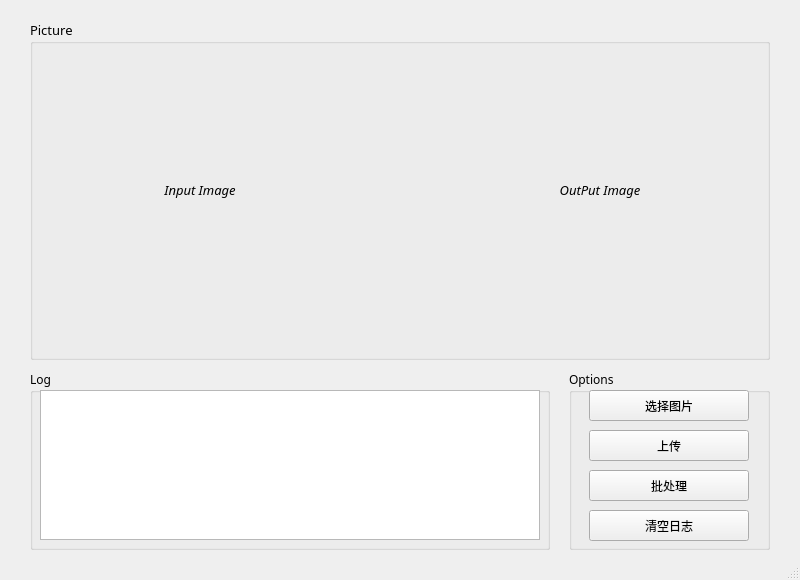
<?xml version="1.0" encoding="UTF-8"?>
<ui version="4.0">
 <class>MainWindow</class>
 <widget class="QMainWindow" name="MainWindow">
  <property name="geometry">
   <rect>
    <x>0</x>
    <y>0</y>
    <width>800</width>
    <height>580</height>
   </rect>
  </property>
  <property name="windowTitle">
   <string>MainWindow</string>
  </property>
  <widget class="QWidget" name="centralwidget">
   <widget class="QGroupBox" name="picture">
    <property name="geometry">
     <rect>
      <x>30</x>
      <y>20</y>
      <width>740</width>
      <height>340</height>
     </rect>
    </property>
    <property name="font">
     <font>
      <family>黑体</family>
      <pointsize>10</pointsize>
     </font>
    </property>
    <property name="title">
     <string>Picture</string>
    </property>
    <widget class="QLabel" name="InputImgBox">
     <property name="geometry">
      <rect>
       <x>20</x>
       <y>20</y>
       <width>300</width>
       <height>300</height>
      </rect>
     </property>
     <property name="font">
      <font>
       <family>微软雅黑</family>
       <pointsize>10</pointsize>
       <italic>true</italic>
      </font>
     </property>
     <property name="text">
      <string>Input Image</string>
     </property>
     <property name="alignment">
      <set>Qt::AlignCenter</set>
     </property>
    </widget>
    <widget class="QLabel" name="OutputImgBox">
     <property name="geometry">
      <rect>
       <x>420</x>
       <y>20</y>
       <width>300</width>
       <height>300</height>
      </rect>
     </property>
     <property name="font">
      <font>
       <family>微软雅黑</family>
       <pointsize>10</pointsize>
       <italic>true</italic>
      </font>
     </property>
     <property name="text">
      <string>OutPut Image</string>
     </property>
     <property name="alignment">
      <set>Qt::AlignCenter</set>
     </property>
    </widget>
   </widget>
   <widget class="QGroupBox" name="Log">
    <property name="geometry">
     <rect>
      <x>30</x>
      <y>370</y>
      <width>520</width>
      <height>180</height>
     </rect>
    </property>
    <property name="font">
     <font>
      <family>黑体</family>
     </font>
    </property>
    <property name="title">
     <string>Log</string>
    </property>
    <widget class="QTextBrowser" name="LogBox">
     <property name="geometry">
      <rect>
       <x>10</x>
       <y>20</y>
       <width>500</width>
       <height>150</height>
      </rect>
     </property>
    </widget>
   </widget>
   <widget class="QGroupBox" name="groupBox">
    <property name="geometry">
     <rect>
      <x>569</x>
      <y>370</y>
      <width>201</width>
      <height>180</height>
     </rect>
    </property>
    <property name="font">
     <font>
      <family>黑体</family>
     </font>
    </property>
    <property name="title">
     <string>Options</string>
    </property>
    <widget class="QPushButton" name="select_button">
     <property name="geometry">
      <rect>
       <x>20</x>
       <y>20</y>
       <width>160</width>
       <height>31</height>
      </rect>
     </property>
     <property name="text">
      <string>选择图片</string>
     </property>
    </widget>
    <widget class="QPushButton" name="UpLoad">
     <property name="geometry">
      <rect>
       <x>20</x>
       <y>60</y>
       <width>160</width>
       <height>31</height>
      </rect>
     </property>
     <property name="text">
      <string>上传</string>
     </property>
    </widget>
    <widget class="QPushButton" name="BatchButton">
     <property name="geometry">
      <rect>
       <x>20</x>
       <y>100</y>
       <width>160</width>
       <height>31</height>
      </rect>
     </property>
     <property name="text">
      <string>批处理</string>
     </property>
    </widget>
    <widget class="QPushButton" name="CleanLog">
     <property name="geometry">
      <rect>
       <x>20</x>
       <y>140</y>
       <width>160</width>
       <height>31</height>
      </rect>
     </property>
     <property name="text">
      <string>清空日志</string>
     </property>
    </widget>
   </widget>
  </widget>
  <widget class="QMenuBar" name="menubar">
   <property name="geometry">
    <rect>
     <x>0</x>
     <y>0</y>
     <width>800</width>
     <height>26</height>
    </rect>
   </property>
  </widget>
  <widget class="QStatusBar" name="statusbar"/>
 </widget>
 <resources/>
 <connections/>
</ui>
